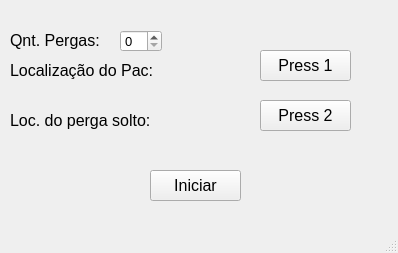
<?xml version="1.0" encoding="UTF-8"?>
<ui version="4.0">
 <class>MainWindow</class>
 <widget class="QMainWindow" name="MainWindow">
  <property name="geometry">
   <rect>
    <x>0</x>
    <y>0</y>
    <width>398</width>
    <height>253</height>
   </rect>
  </property>
  <property name="windowTitle">
   <string>MainWindow</string>
  </property>
  <widget class="QWidget" name="centralwidget">
   <widget class="QLabel" name="label">
    <property name="geometry">
     <rect>
      <x>10</x>
      <y>20</y>
      <width>91</width>
      <height>41</height>
     </rect>
    </property>
    <property name="font">
     <font>
      <pointsize>12</pointsize>
     </font>
    </property>
    <property name="text">
     <string>Qnt. Pergas:</string>
    </property>
   </widget>
   <widget class="QPushButton" name="iniciar">
    <property name="geometry">
     <rect>
      <x>150</x>
      <y>170</y>
      <width>91</width>
      <height>31</height>
     </rect>
    </property>
    <property name="font">
     <font>
      <pointsize>12</pointsize>
     </font>
    </property>
    <property name="text">
     <string>Iniciar</string>
    </property>
   </widget>
   <widget class="QLabel" name="label_2">
    <property name="geometry">
     <rect>
      <x>10</x>
      <y>50</y>
      <width>161</width>
      <height>41</height>
     </rect>
    </property>
    <property name="font">
     <font>
      <pointsize>12</pointsize>
     </font>
    </property>
    <property name="text">
     <string>Localização do Pac:</string>
    </property>
   </widget>
   <widget class="QLabel" name="perga_pac">
    <property name="geometry">
     <rect>
      <x>160</x>
      <y>50</y>
      <width>161</width>
      <height>41</height>
     </rect>
    </property>
    <property name="font">
     <font>
      <pointsize>12</pointsize>
     </font>
    </property>
    <property name="text">
     <string/>
    </property>
   </widget>
   <widget class="QLabel" name="perga_solto">
    <property name="geometry">
     <rect>
      <x>160</x>
      <y>100</y>
      <width>161</width>
      <height>41</height>
     </rect>
    </property>
    <property name="font">
     <font>
      <pointsize>12</pointsize>
     </font>
    </property>
    <property name="text">
     <string/>
    </property>
   </widget>
   <widget class="QLabel" name="label_7">
    <property name="geometry">
     <rect>
      <x>10</x>
      <y>100</y>
      <width>161</width>
      <height>41</height>
     </rect>
    </property>
    <property name="font">
     <font>
      <pointsize>12</pointsize>
     </font>
    </property>
    <property name="text">
     <string>Loc. do perga solto:</string>
    </property>
   </widget>
   <widget class="QPushButton" name="p2">
    <property name="geometry">
     <rect>
      <x>260</x>
      <y>100</y>
      <width>91</width>
      <height>31</height>
     </rect>
    </property>
    <property name="font">
     <font>
      <pointsize>12</pointsize>
     </font>
    </property>
    <property name="text">
     <string>Press 2</string>
    </property>
   </widget>
   <widget class="QPushButton" name="p1">
    <property name="geometry">
     <rect>
      <x>260</x>
      <y>50</y>
      <width>91</width>
      <height>31</height>
     </rect>
    </property>
    <property name="font">
     <font>
      <pointsize>12</pointsize>
     </font>
    </property>
    <property name="text">
     <string>Press 1</string>
    </property>
   </widget>
   <widget class="QSpinBox" name="spin">
    <property name="geometry">
     <rect>
      <x>120</x>
      <y>30</y>
      <width>42</width>
      <height>22</height>
     </rect>
    </property>
    <property name="font">
     <font>
      <pointsize>10</pointsize>
     </font>
    </property>
   </widget>
  </widget>
  <widget class="QMenuBar" name="menubar">
   <property name="geometry">
    <rect>
     <x>0</x>
     <y>0</y>
     <width>398</width>
     <height>21</height>
    </rect>
   </property>
  </widget>
  <widget class="QStatusBar" name="statusbar"/>
 </widget>
 <resources/>
 <connections/>
</ui>
